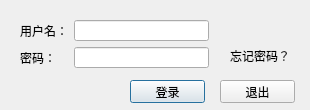
<?xml version="1.0" encoding="UTF-8"?>
<ui version="4.0">
 <class>Dialog</class>
 <widget class="QDialog" name="Dialog">
  <property name="geometry">
   <rect>
    <x>0</x>
    <y>0</y>
    <width>310</width>
    <height>110</height>
   </rect>
  </property>
  <property name="windowTitle">
   <string>用户登录</string>
  </property>
  <widget class="QPushButton" name="pushButton">
   <property name="geometry">
    <rect>
     <x>130</x>
     <y>80</y>
     <width>75</width>
     <height>23</height>
    </rect>
   </property>
   <property name="text">
    <string>登录</string>
   </property>
  </widget>
  <widget class="QPushButton" name="pushButton_2">
   <property name="geometry">
    <rect>
     <x>220</x>
     <y>80</y>
     <width>75</width>
     <height>23</height>
    </rect>
   </property>
   <property name="text">
    <string>退出</string>
   </property>
  </widget>
  <widget class="QLabel" name="label_3">
   <property name="geometry">
    <rect>
     <x>230</x>
     <y>50</y>
     <width>60</width>
     <height>12</height>
    </rect>
   </property>
   <property name="text">
    <string>忘记密码？</string>
   </property>
  </widget>
  <widget class="QWidget" name="layoutWidget">
   <property name="geometry">
    <rect>
     <x>20</x>
     <y>20</y>
     <width>189</width>
     <height>48</height>
    </rect>
   </property>
   <layout class="QGridLayout" name="gridLayout">
    <item row="0" column="0">
     <widget class="QLabel" name="label">
      <property name="text">
       <string>用户名：</string>
      </property>
     </widget>
    </item>
    <item row="0" column="1">
     <widget class="QLineEdit" name="lineEdit"/>
    </item>
    <item row="1" column="0">
     <widget class="QLabel" name="label_2">
      <property name="text">
       <string>密码：</string>
      </property>
     </widget>
    </item>
    <item row="1" column="1">
     <widget class="QLineEdit" name="lineEdit_2"/>
    </item>
   </layout>
  </widget>
 </widget>
 <resources/>
 <connections>
  <connection>
   <sender>pushButton_2</sender>
   <signal>clicked()</signal>
   <receiver>Dialog</receiver>
   <slot>close()</slot>
   <hints>
    <hint type="sourcelabel">
     <x>484</x>
     <y>180</y>
    </hint>
    <hint type="destinationlabel">
     <x>290</x>
     <y>140</y>
    </hint>
   </hints>
  </connection>
 </connections>
</ui>
